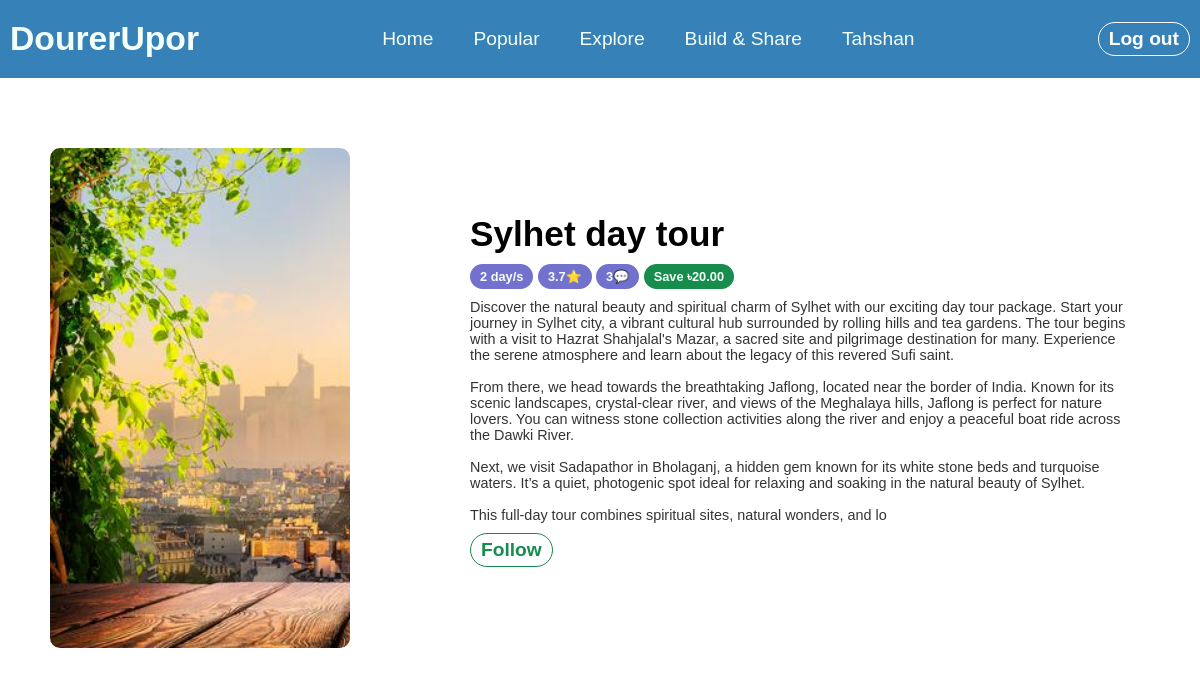
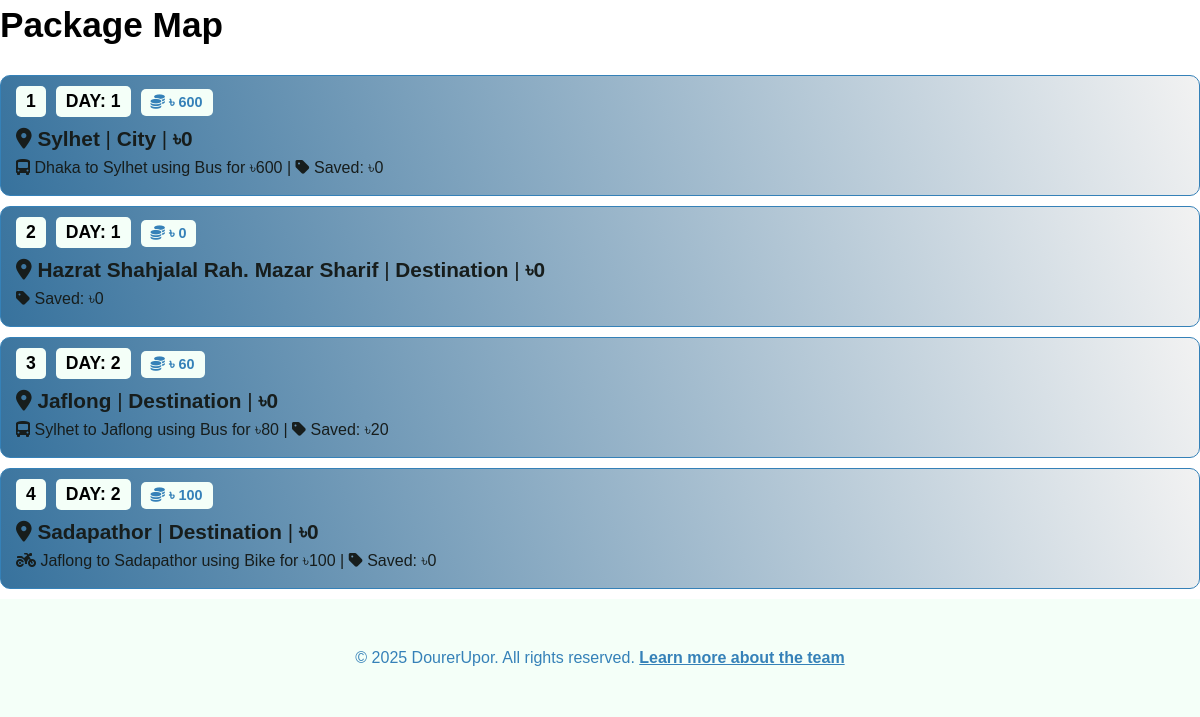
The app's page /Shadhin-experiment/package.php?id=3 (signed in), older data (2 pictures, top to bottom).
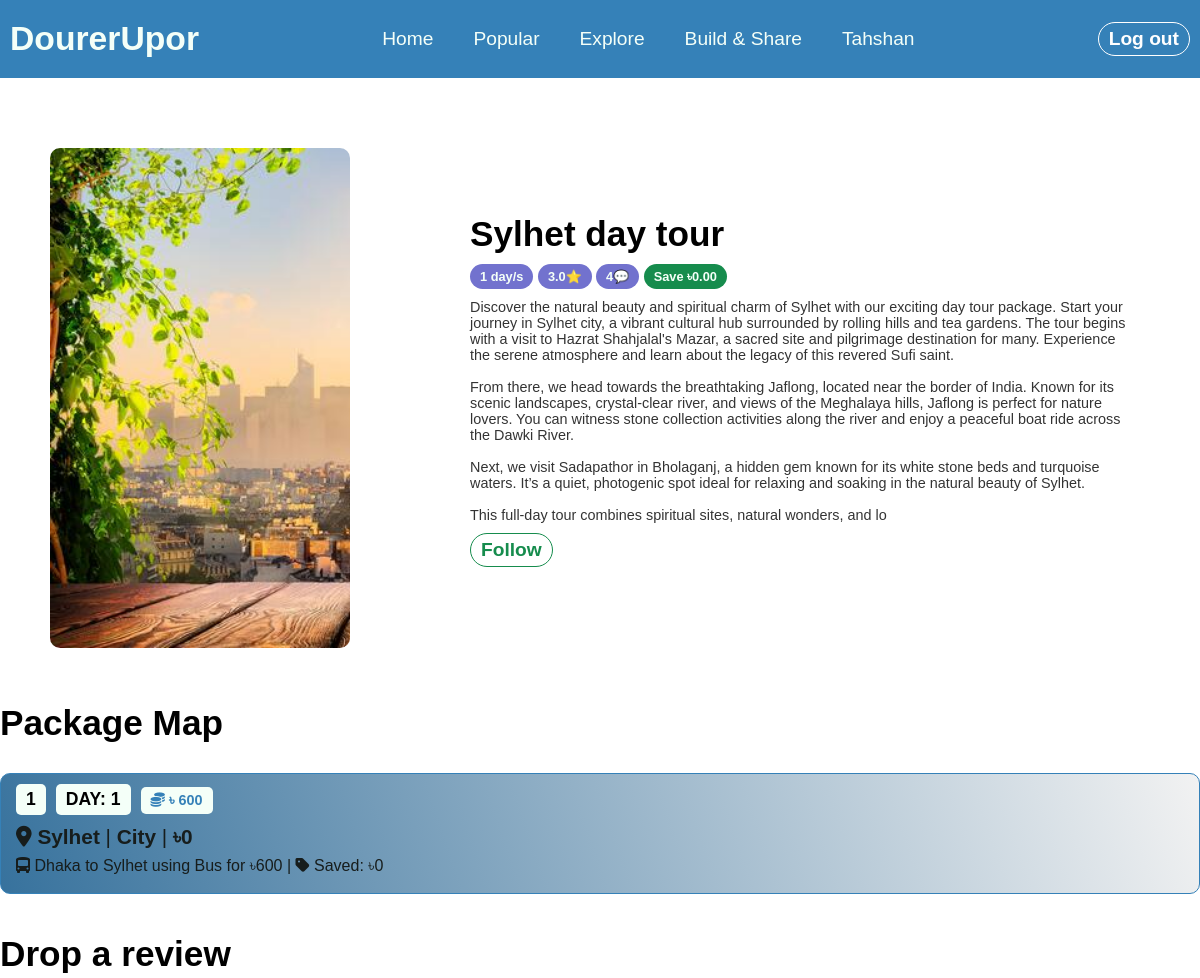
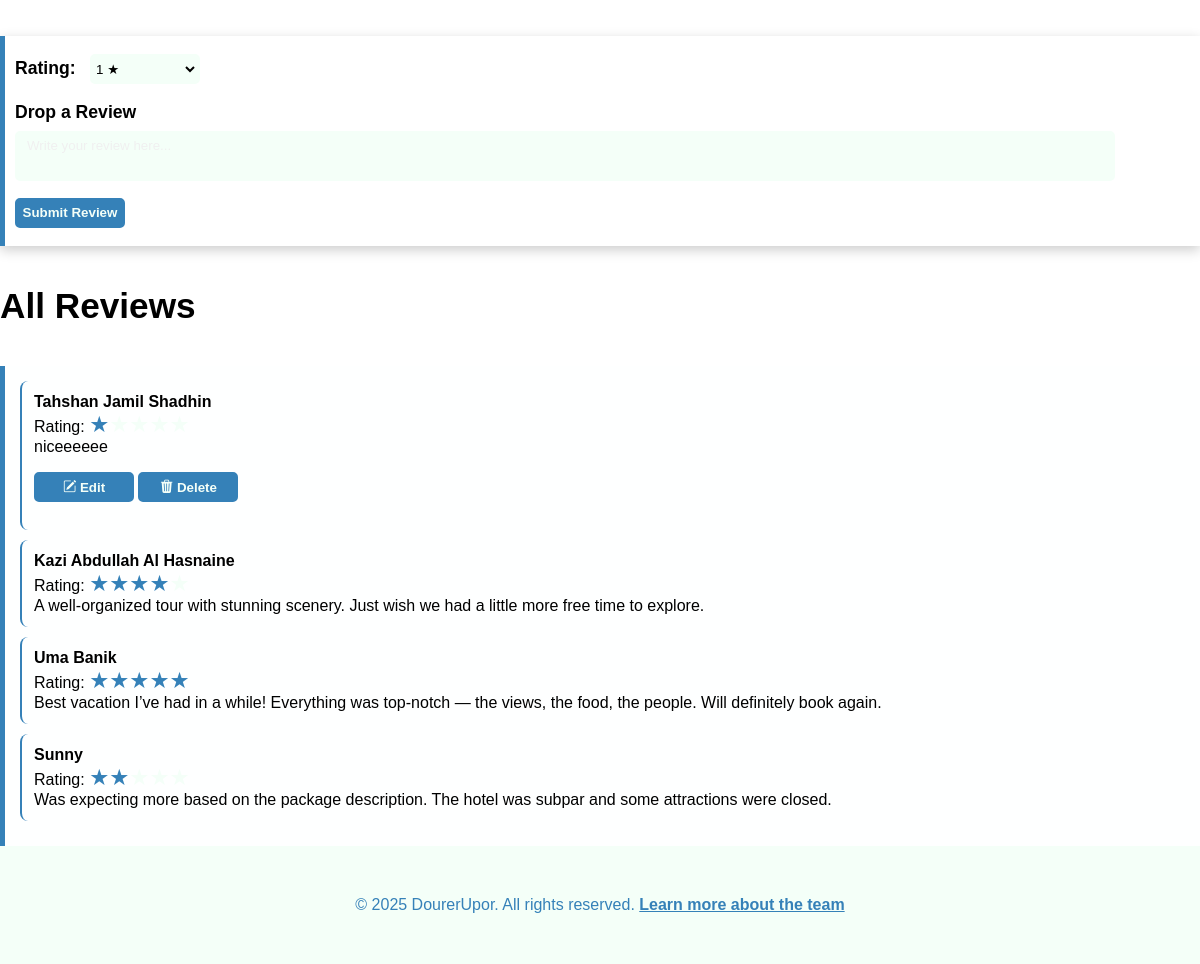
The same page, newer data (2 pictures, top to bottom).
### tables this page shows
CREATE TABLE `packages` (
  `package_id` int(11) NOT NULL,
  `package_name` varchar(255) NOT NULL,
  `publish_time` timestamp NOT NULL DEFAULT current_timestamp(),
  `build_by` int(11) NOT NULL,
  `status` varchar(255) NOT NULL DEFAULT 'pending',
  `details` varchar(2000) NOT NULL,
  `image` varchar(255) NOT NULL DEFAULT 'unknown.jpg',
  `rejection_feedback` varchar(1000) NOT NULL
);

CREATE TABLE `package_details` (
  `package_id` int(11) NOT NULL,
  `destination_id` int(11) NOT NULL,
  `money_saved` decimal(10,0) NOT NULL DEFAULT 0,
  `day_count` int(11) NOT NULL,
  `step_number` int(11) NOT NULL,
  `pickup` int(11) DEFAULT NULL,
  `transport_type` varchar(255) DEFAULT NULL,
  `cost` decimal(10,0) NOT NULL DEFAULT 0
);

CREATE TABLE `destinations` (
  `destination_id` int(11) NOT NULL,
  `name` varchar(255) NOT NULL,
  `country` varchar(255) NOT NULL DEFAULT 'Bangladesh',
  `type` varchar(255) DEFAULT 'Destination',
  `cost` decimal(10,0) NOT NULL
);

CREATE TABLE `reviews` (
  `review_id` int(11) NOT NULL,
  `package_id` int(11) NOT NULL,
  `rating` int(11) NOT NULL DEFAULT 5,
  `review` varchar(300) DEFAULT NULL,
  `user_id` int(11) NOT NULL,
  `review_publish_time` datetime DEFAULT current_timestamp()
);

CREATE TABLE `user` (
  `id` int(11) NOT NULL,
  `name` varchar(255) NOT NULL,
  `email` varchar(255) NOT NULL,
  `password` varchar(255) NOT NULL,
  `dob` date NOT NULL,
  `country` varchar(100) NOT NULL
);

### Shadhin-experiment/package.php (the view, shortened to what the changed rows need)
<?php
$packageId = isset($_GET['id']) ? intval($_GET['id']) : null;
include "decoration.php";
include "DesignPatterns/imageProxy.php";
$conn = Database::getInstance()->getConnection();
$email = isset($_SESSION['email']) ? $_SESSION['email'] : null;
$selectData = $conn->prepare("
SELECT
    p.package_id,
    p.package_name,
    p.details,
    p.image,
    COUNT(DISTINCT pf.user_id) AS Followers,
    AVG(DISTINCT r.rating) AS Rating,
    COUNT(DISTINCT r.review_id) AS TotalReview,
    SUM(DISTINCT pd.money_saved) as Saved,
    MAX(DISTINCT pd.day_count) as TotalDays,
    MAX(CASE WHEN u.email = :email THEN u.id ELSE NULL END) AS LoggedInUserId
FROM
    packages p
LEFT JOIN
    package_details pd ON p.package_id = pd.package_id
LEFT JOIN
    reviews r ON p.package_id = r.package_id
LEFT JOIN
    package_followers pf ON p.package_id = pf.package_id
LEFT JOIN
    user u ON pf.user_id = u.id
WHERE
    p.package_id = :packageId
GROUP BY
    p.package_id, p.package_name
ORDER BY Followers DESC, Rating DESC
");
$selectData->bindParam(':packageId', $packageId, PDO::PARAM_INT);
$selectData->bindParam(':email', $email);
$selectData->execute();
$rows = $selectData->fetchAll(PDO::FETCH_ASSOC);
$statusQuery = $conn->prepare("SELECT status FROM packages WHERE package_id = :packageId ");
$statusQuery->bindParam(':packageId', $packageId, PDO::PARAM_INT);
$statusQuery->execute();
$package_status = $statusQuery->fetchColumn();
?>
<!DOCTYPE html>
<html>
<head>
</head>
<body>
 <section id="package-details">
        <div class="package-details-container">
        <?php foreach ($rows as $row):
            $package_id = $row['package_id'];
            $package_name = $row['package_name'];
            $details = $row['details'];
            $coverImage = $row['image'];
            $totalDays = $row['TotalDays'];
            $rating = number_format($row['Rating'], 1);
            $totalReview = $row['TotalReview'];
            $saved = number_format($row['Saved'], 2);
            $loggedInUserId = $row['LoggedInUserId'];
        ?>
            <div class="package-details" data-package-id="<?php echo $package_id; ?>">
                <div class="left">
                    <div class="package-cover lazy-bg" <?php echo getLazyBackgroundImage("img/package-cover/{$coverImage}"); ?> style="background-repeat: no-repeat; background-size: cover; border-radius: 10px;"></div>
                </div>
                <div class="right">
                    <h3 class="package-name card-item"><?php echo htmlspecialchars($package_name); ?></h3>
                    <div class="card-item">
                        <button disabled class="theme-btn info-btn"><?php echo htmlspecialchars($totalDays); ?> day/s</button>
                        <button disabled class="theme-btn info-btn"><?php echo htmlspecialchars($rating); ?>⭐</button>
                        <button disabled class="theme-btn info-btn"><?php echo htmlspecialchars($totalReview); ?>💬</button>
                        <button disabled class="theme-btn info-btn offer">Save ৳<?php echo $saved; ?></button>
                    </div>
                    <p class="card-item package-brief"><?php echo nl2br($details); ?></p>
                    <div class="card-item">
                        <?php if (isset($_SESSION['email'])): ?>
                            <?php if ($loggedInUserId == null): ?>
                                <button class="theme-btn follow-btn">Follow</button>
                            <?php else: ?>
                                <button class="theme-btn remove-btn">Following</button>
                                <?php endif; ?>
                        <?php endif; ?>
                    </div>
                </div>
            </div>
            <?php endforeach; ?>
        </div>
    </section>
    <?php
    $selectPackageDetails = $conn->prepare("
    SELECT p.package_id, pd.step_number as stepCount, pd.day_count as dayCount,
           d.cost as DestCost, d.name as Destination, d.type as DestType,
           dp.name as pickup, pd.transport_type as TransType, pd.cost as transCost,
           pd.money_saved as Saved
    FROM package_details pd
    LEFT JOIN packages p ON p.package_id = pd.package_id
    LEFT JOIN destinations d ON d.destination_id = pd.destination_id
    LEFT JOIN destinations dp ON dp.destination_id = pd.pickup
    WHERE p.package_id = :packageId
    ORDER BY pd.step_number ASC
    ");
    $selectPackageDetails->bindParam(':packageId', $packageId, PDO::PARAM_INT);
    $selectPackageDetails->execute();
    $rows = $selectPackageDetails->fetchAll(PDO::FETCH_ASSOC);
    ?>
    <section id="package-map">
    	<h1 class="package-map-title">Package Map</h1>
    	<div class="map-card-container">
    		<?php foreach ($rows as $row):
	            $packageId   = $row['package_id'];
	    		$stepCount   = $row['stepCount'];
			    $dayCount    = $row['dayCount'];
			    $destCost    = $row['DestCost'];
			    $destination = $row['Destination'];
			    $destType    = $row['DestType'];
			    $pickup      = $row['pickup'];
			    $transType   = $row['TransType'];
			    $transCost   = $row['transCost'];
			    $saved       = $row['Saved']
        	?>
    		<div class="map-card">
    			<p class="p-day map-item"><?php echo htmlspecialchars($stepCount); ?></p><p class="p-day map-item">DAY: <?php echo htmlspecialchars($dayCount); ?></p><p class="p-day p-cost map-item"><i class="fa-solid fa-coins"></i> <?php echo htmlspecialchars("৳ " . $destCost+$transCost-$saved); ?></p>
    			<p class="p-main map-item"><i class="fa-solid fa-location-dot"></i> <b><?php echo htmlspecialchars($destination); ?></b> | <b><?php echo htmlspecialchars($destType); ?></b> | <b>৳<?php echo htmlspecialchars($destCost); ?></b></p>
    			<p class="p-optional map-item">
                <?php
                    $icon = '<i class="fa-solid fa-car"></i>';
                    if (!empty($transType)) {
                        $type = strtolower($transType);
                        if ($type === 'bike' || $type === 'motorcycle') {
                            $icon = '<i class="fa-solid fa-motorcycle"></i>';
                        } elseif ($type === 'train' || $type === 'metro' || $type === 'tram') {
                            $icon = '<i class="fa-solid fa-train"></i>';
                        } elseif ($type === 'plane' || $type === 'airplane' || $type === 'flight') {
                            $icon = '<i class="fa-solid fa-plane"></i>';
                        }
                        elseif ($type === 'bus' || $type === 'public transport' || $type === 'local bus') {
                            $icon = '<i class="fa-solid fa-bus-simple"></i>';
                        }
                    }
                ?>
                    <?php if (!empty($pickup)): ?>
                        <?php echo $icon . ' ' . htmlspecialchars($pickup . " to "); ?>
                    <?php endif; ?>
                    <?php if (!empty($pickup)): ?>
                        <?php echo htmlspecialchars($destination . " using "); ?>
                    <?php endif; ?>
                    <?php if (!empty($transType)): ?>
                        <?php echo htmlspecialchars($transType . " for ৳" . $transCost . " | "); ?>
                    <?php endif; ?>
                    <i class="fa-solid fa-tag"></i> Saved: ৳<?php echo htmlspecialchars($saved); ?>
                </p>
    		</div>
    		<?php endforeach; ?>
    	</div>
    </section>
<?php if ($package_status == 'Approved' || $package_status == 'approved'): ?>
<section id="reviews-section">
    <?php $packageIdForReview = $packageId;
        include('modules/review.php');
    ?>
</section>
<?php endif; ?>
</body>
</html>

### Shadhin-experiment/modules/review.php (shortened to what the changed rows need)
<?php
$db = Database::getInstance();
$conn = $db->getConnection();
$email = $_SESSION['email'] ?? null;
$stmt = $conn->prepare("SELECT id FROM user WHERE email = :email");
$stmt->bindParam(':email', $email);
$stmt->execute();
$user = $stmt->fetch(PDO::FETCH_ASSOC);
include('.\DesignPatterns\reviewIterator.php');
function getReviewsForPackage($conn, $packageId): ReviewCollection
{
    $stmt = $conn->prepare("
        SELECT  r.review_id AS reviewId, r.user_id AS userID, u.name AS userName, r.rating, r.review
        FROM reviews r
        JOIN user u ON r.user_id = u.id
        WHERE r.package_id = ? ORDER BY r.review_publish_time DESC;
    ");
    $stmt->execute([$packageId]);
    $reviews = [];
    while ($row = $stmt->fetch(PDO::FETCH_ASSOC)) {
        $reviews[] = new Reviews($row['reviewId'], $row['userID'], $row['userName'], $row['rating'], $row['review']);
    }
    return new ReviewCollection($reviews);
}
$packageId = $packageIdForReview;
$reviewCollection = getReviewsForPackage($conn, $packageId);
?>
<!DOCTYPE html>
<html lang="en">
<head>
    <link rel="stylesheet" href="https://cdn.jsdelivr.net/npm/bootstrap-icons@1.10.5/font/bootstrap-icons.css">
    <link rel="stylesheet" href="styles.css">
</head>
<body>
    <section id="review" class="review">
        <section id="write-review">
            <div class="write-review-container">
                <h2>Drop a review</h2>
                <?php
                if (isset($_SESSION['email'])):
                    echo "
                <div class='review-form'>
                    <form action='modules/backend/review-action.php' method='POST'>
                    <div class='form-group'>
                        <label>Rating:</label>
                        <select class='form-control' id='user_rating' name='rating' required>
                            <option value='1'>1 ★</option>
                            <option value='2'>2 ★★</option>
                            <option value='3'>3 ★★★</option>
                            <option value='4'>4 ★★★★</option>
                            <option value='5'>5 ★★★★★</option>
                        </select>
                    </div>
                    <div class='form-group'>
                        <br><label>Drop a Review</label><br>
                        <textarea class='form-control' name='review' id='user_review' placeholder='Write your review here...' required></textarea>
                    </div>
                    <input type='hidden' name='package_id' value='{$packageId}'>
                    <button type='submit' name='submit-review-btn' class='btn btn-custom'>Submit Review</button>
                </form>
                </div>";
                else:
                    echo "
                <div class='review-form'>
                    <p>You need to <a href='login/login.html'>login</a> to write a review.</p>
                </div>";
                endif;
                ?>
            </div>
        </section>
        <section id="all-reviews">
            <div class="reviews-list">
                <h3>All Reviews</h3>
                <div class="reviews-container">
                    <?php
                    $reviewIterator = $reviewCollection->createIterator();
                    if ($reviewIterator->hasNext()):
                        while ($reviewIterator->hasNext()):
                            $reviews = $reviewIterator->next();
                            echo "
                        <div class='review-item'>
                            <h4>{$reviews->userName}</h4>
                            <p>Rating:
                            <span class='stars'>";
                            for ($i = 1; $i <= 5; $i++) {
                                if ($i <= $reviews->rating) {
                                    echo "<span class='filled'>&#9733;</span>";
                                } else {
                                    echo "&#9733;";
                                }
                            }
                            echo "</span>
                            </p>";
                            echo "
                            <p>{$reviews->review}</p>";
                            if ($user && ($reviews->userID == $user['id'])):
                                echo "
                                <div class='review-actions'>
                                    <button class='review-edit-btn' onclick='showEditForm({$reviews->reviewId}, {$reviews->rating}, `{$reviews->review}`)'>
                                        <i class='bi bi-pencil-square'></i> Edit
                                    </button>
                                    <form action='modules/backend/review-action.php' method='POST' style='display:inline;' onsubmit='return confirm(\"Are you sure you want to delete this review?\");'>
                                        <input type='hidden' name='review_id' value='{$reviews->reviewId}'>
                                        <input type='hidden' name='package_id' value='{$packageId}'>
                                        <button type='submit' name='delete-review-btn' class='review-delete-btn'>
                                            <i class='bi bi-trash3-fill'></i> Delete
                                        </button>
                                    </form>
                                </div>
                                <div class='edit-form' id='edit-form-{$reviews->reviewId}'>
                                            <select class='form-control' name='rating' id='edit-rating-{$reviews->reviewId}' required>
                                            </select>
                                            <textarea class='form-control' name='review' id='edit-review-{$reviews->reviewId}' required></textarea>
                                        <input type='hidden' name='review_id' value='{$reviews->reviewId}'>
                                        <input type='hidden' name='package_id' value='{$packageId}'>
                                        <button type='button' class='cancel-btn' onclick='hideEditForm({$reviews->reviewId})'>Cancel</button>
                                </div>";
                            endif;
                            echo "</div>";
                        endwhile;
                    else:
                        echo "
                    <div class='review-item'>
                        <p>No reviews yet.</p>
                    </div>
                    ";
                    endif;
                    ?>
                </div>
            </div>
        </section>
    </section>
</body>
</html>

Row changes from the older to the newer data that the page shows:
removed package_details: step_number "2", day_count "1", "৳ " . $destCost+$transCost-$saved "৳ 0", destination.name "Hazrat Shahjalal Rah. Mazar Sharif", destination.type "Destination", destination.cost "0", money_saved "0"
removed package_details: step_number "3", day_count "2", "৳ " . $destCost+$transCost-$saved "৳ 60", destination.name "Jaflong", destination.type "Destination", destination.cost "0", pickup.name "Sylhet to", destination.name "Jaflong using", transport_type+cost "Bus for ৳80 |", money_saved "20"
removed package_details: step_number "4", day_count "2", "৳ " . $destCost+$transCost-$saved "৳ 100", destination.name "Sadapathor", destination.type "Destination", destination.cost "0", pickup.name "Jaflong to", destination.name "Sadapathor using", transport_type+cost "Bike for ৳100 |", money_saved "0"
changed packages "Sylhet day tour": totalDays "2" → "1"; rating "3.7" → "3.0"; totalReview "3" → "4"; saved "20.00" → "0.00"; status "pending" → "Approved" (drawn)
added reviews: user.name "Tahshan Jamil Shadhin", rating 1 (drawn), review "niceeeeee"
now on this page (row unchanged): reviews: user.name "Kazi Abdullah Al Hasnaine", rating 4 (drawn), review "A well-organized tour with stunning scenery. Just wish we had a little more free time to explore."
now on this page (row unchanged): reviews: user.name "Uma Banik", rating 5 (drawn), review "Best vacation I’ve had in a while! Everything was top-notch — the views, the food, the people. Will definitely book again."
now on this page (row unchanged): reviews: user.name "Sunny", rating 2 (drawn), review "Was expecting more based on the package description. The hotel was subpar and some attractions were closed."
Text that changed along with them:
form field rating: (not shown) → "1 ★"
text now shown: "Drop a review Rating: Drop a Review Submit Review All Reviews"
